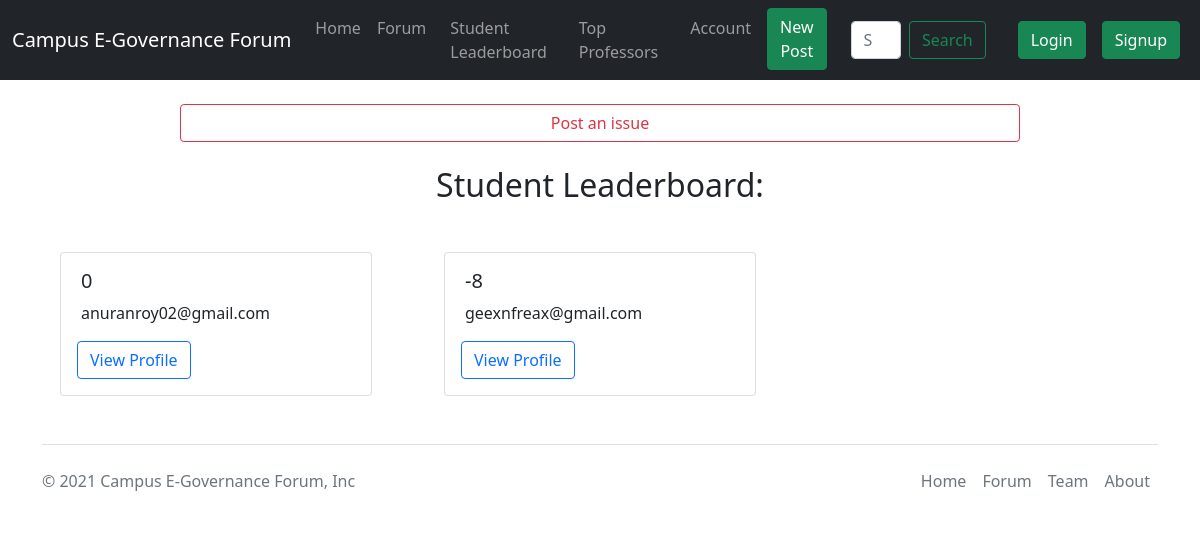
The app's page /forum/leaderboard/, older data.
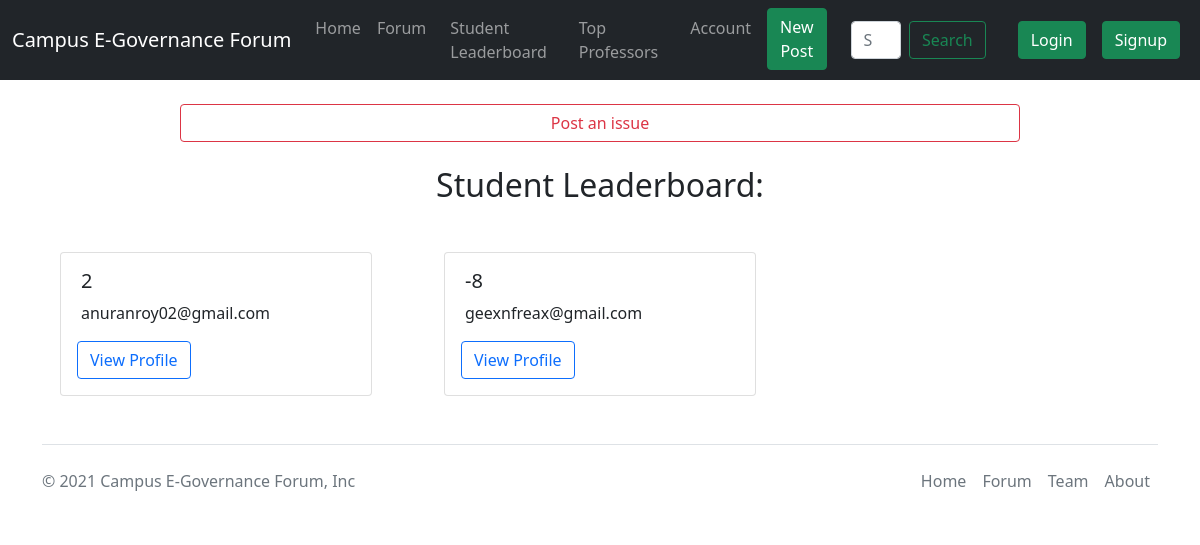
The same page, newer data.
### forum/models.py (models this page shows, shortened)
class UserProfile(models.Model):
    sno = models.AutoField(primary_key=True)
    user = models.ForeignKey(User, on_delete=models.CASCADE)
    username = models.CharField(max_length=255, unique=True)
    reputation = models.IntegerField(default=0)
    rollno = models.CharField(max_length=20, default='')
    facebook = models.CharField(max_length=150, default='#')
    twitter = models.CharField(max_length=150, default='#')
    instagram = models.CharField(max_length=150, default='#')
    linkedin = models.CharField(max_length=150, default='#')
    profilepic = models.ImageField(upload_to='forum/images/', blank=True)

### forum/views.py (the view)
# urls.py: path('leaderboard/',views.StudentLeaderBoard, name="StudentLeaderBoard"),
def StudentLeaderBoard(request):
    users = list(UserProfile.objects.all())
    users.sort(key = lambda x: x.reputation, reverse=True)
    params = {}
    params["page_title"] = "Student Leaderboard"
    params["users"] = users
    return render(request, 'forum/student/leaderboard.html', params)

### forum/templates/forum/student/leaderboard.html (shortened to what this page needs)
{% extends 'forum/base.html' %}
{% block body %}
<center><a href="newpost/" class="btn btn-outline-danger my-4" style="width: 70%;">Post an issue</a></center>
<h2 align="center">{{ page_title }}:</h2>
<div class="row my-4 mx-4">
    {% for i in users|slice:":" %}
    <div class="col-sm-4">
      <div class="card my-4 mx-4">
            <div class="card-body">
              <h5 class="card-title mx-1">{{ i.reputation }}</h5>
              <p class="card-text mx-1">{{ i.username|truncatechars:75 }}</p>
              <a href="/forum/user/{{i.username}}" class="btn btn-outline-primary">View Profile</a>
            </div>
      </div>
    </div>
    {% endfor %}
  </div>
{% endblock %}

Row changes from the older to the newer data that the page shows:
changed UserProfile "anuranroy02@gmail.com": reputation "0" → "2"
